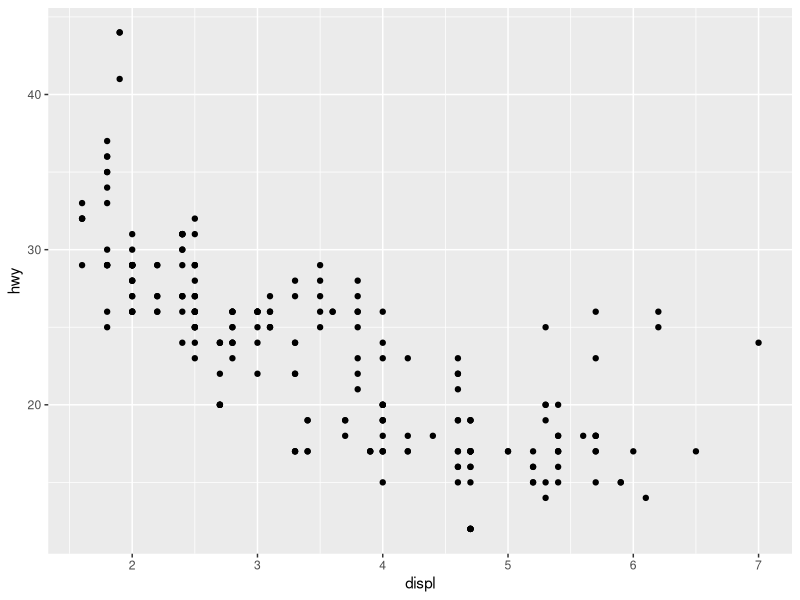
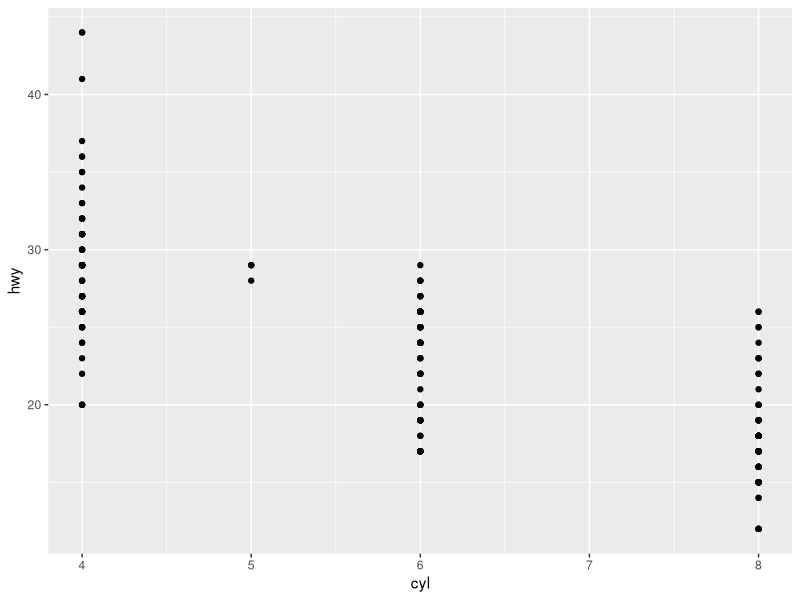
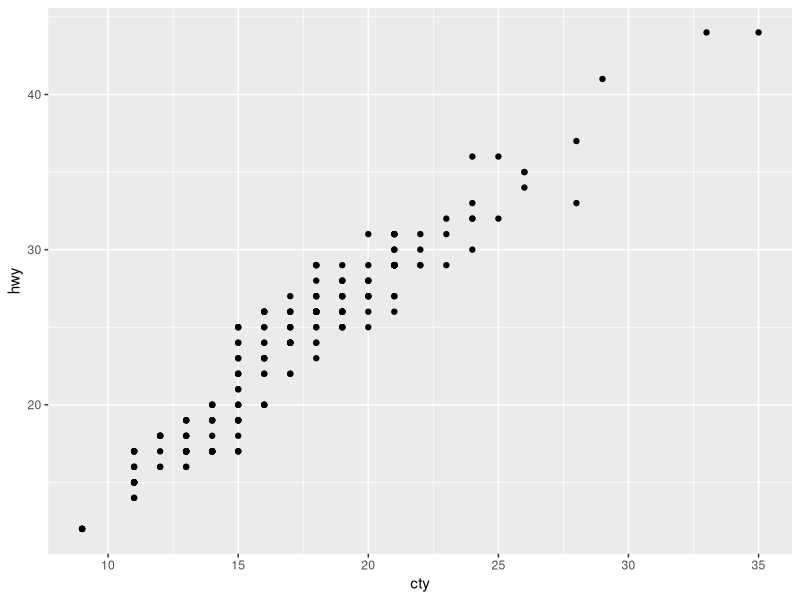
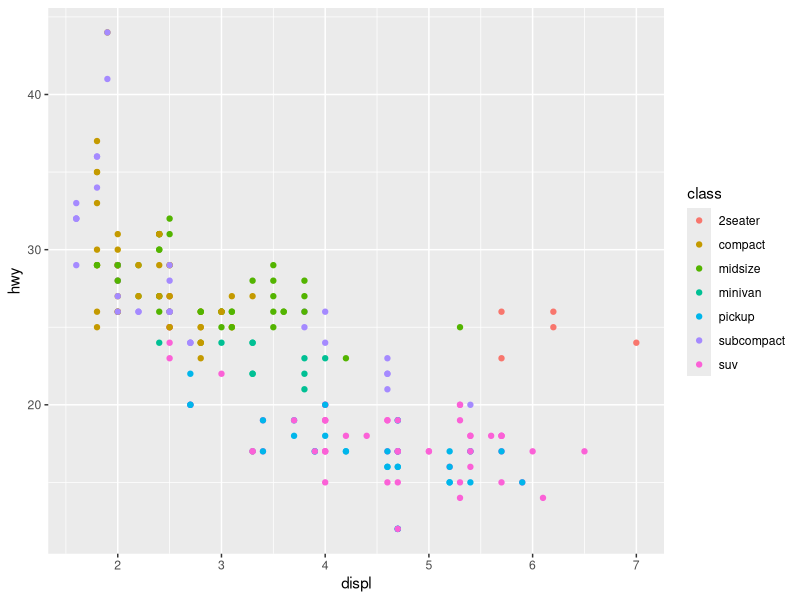

Here is the R script that generated these plots, in order:
library(tidyverse)

ggplot(
  data = mpg,
  mapping = aes(x = displ, y = hwy)
) +
  geom_point()

mpg

View(mpg)

ggplot(
  data = mpg,
  mapping = aes(x = cyl, y = hwy)
) +
  geom_point()

ggplot(
  data = mpg,
  mapping = aes(x = cty, y = hwy)
) +
  geom_point()

ggplot(
  data = mpg,
  mapping = aes(x = displ, y = hwy, color = class)
) +
  geom_point()
